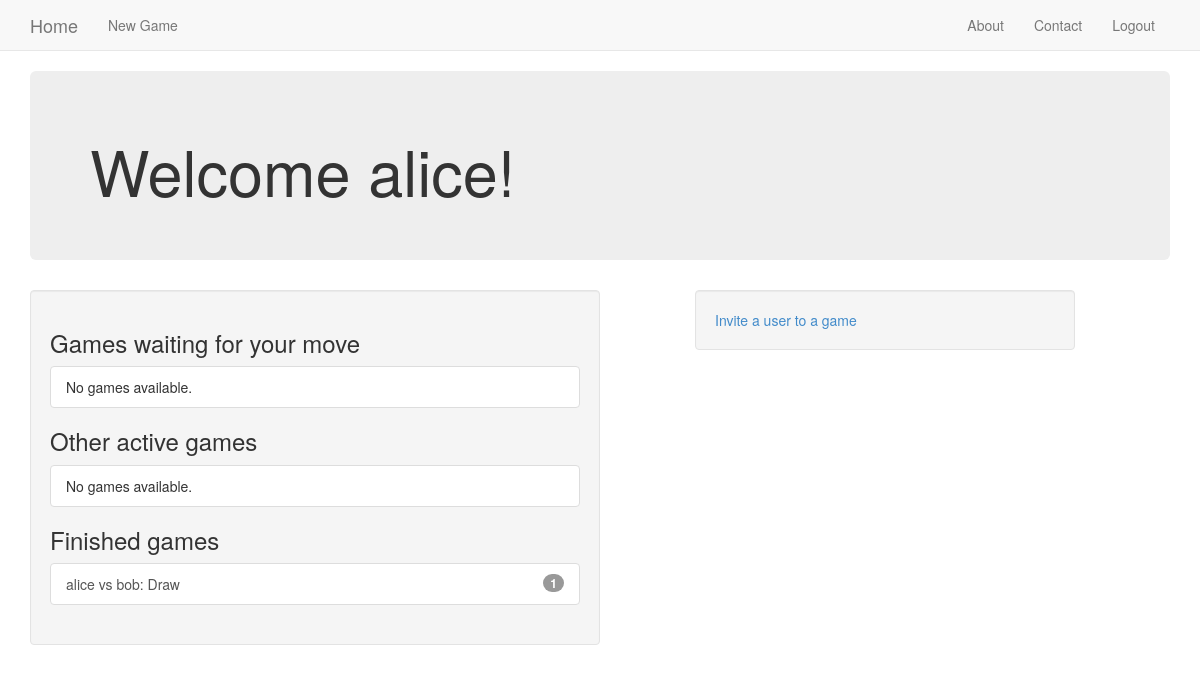
The app's page /user/home (signed in), older data.
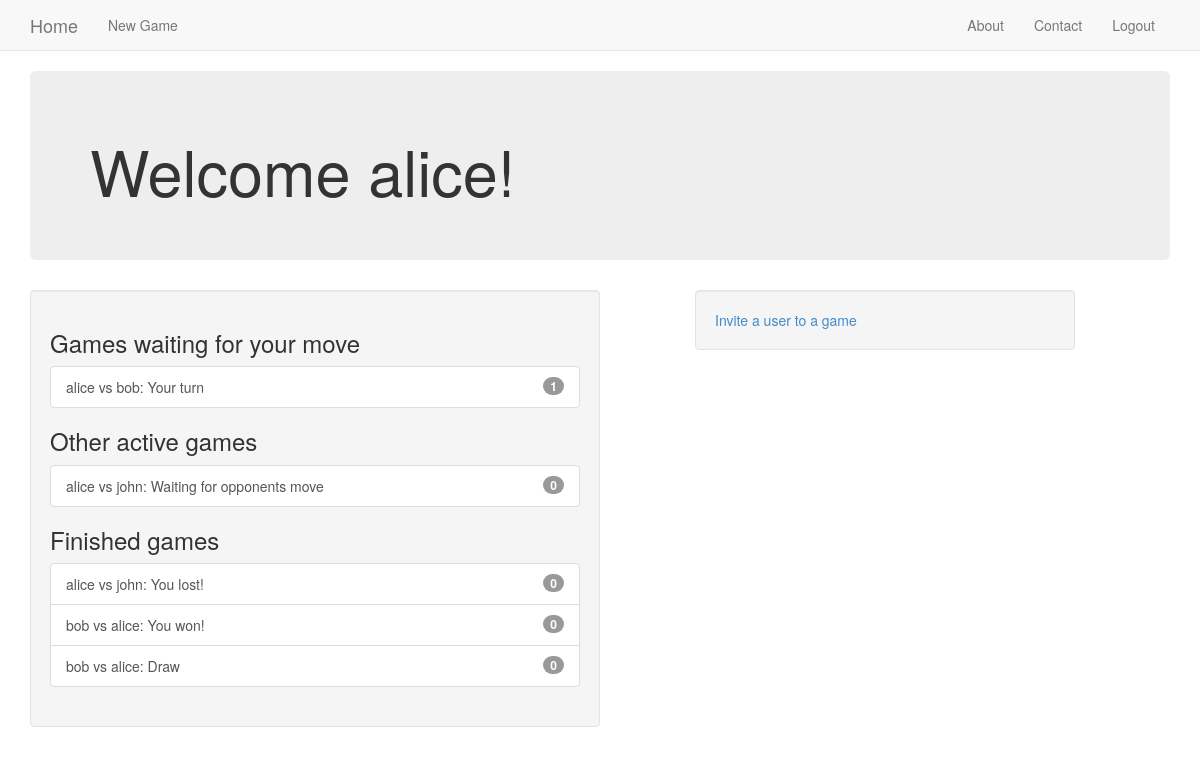
The same page, newer data.
### tictactoe/models.py (models this page shows)
class Game(models.Model):
    first_player = models.ForeignKey(User, related_name='games_first_player')
    second_player = models.ForeignKey(User, related_name='games_second_player')
    next_to_move = models.ForeignKey(User, related_name='games_to_move')
    start_time = models.DateTimeField(auto_now_add=True)
    last_active = models.DateTimeField(auto_now=True)
    status = models.CharField(max_length=1, default='A', choices=STATUS_CHOICES)
    objects = GamesManager()  # sets a new manager for this class.
    def __str__(self):
        return '{} vs {}'.format(self.first_player, self.second_player)

### user/views.py (the view)
@login_required()
def home(request):
    my_games = Game.objects.games_for_user(request.user)
    active_games = my_games.filter(status='A')
    finished_games = my_games.exclude(status='A')
    waiting_games = active_games.filter(next_to_move=request.user)
    other_games = active_games.exclude(next_to_move=request.user)
    invitations = request.user.invitations_received.all()
    context = {'other_games': other_games,
               'waiting_games': waiting_games,
               'finished_games': finished_games,
               'invitations': invitations}
    return render(request, 'user/home.html', context)

### tictactoe/models.py (called while the page is built)
    def games_for_user(self, user):
        return super(GamesManager, self).get_queryset().filter(
            Q(first_player_id=user.id) | Q(second_player_id=user.id)
        )  # this query returns all games where the user is either 1stP or 2ndP

### user/templates/user/home.html (shortened to what this page needs)
{% extends 'base.html' %}
{% block content %}
    <div class="jumbotron">
        <h1>Welcome {{ user.username }}!</h1>
    </div>
    <div class="well col-md-6">
        {% include 'tictactoe/game_list_snippet.html' with header='Games waiting for your move' games_list=waiting_games %}
        {% include 'tictactoe/game_list_snippet.html' with header='Other active games' games_list=other_games %}
        {% include 'tictactoe/game_list_snippet.html' with header='Finished games' games_list=finished_games %}
    </div>
    <div class="well col-sm-4 col-sm-push-1">
        <a href="{% url 'tictactoe:invite' %}">Invite a user to a game</a>
    </div>
{% endblock %}

### templates/base.html (shortened to what this page needs)
{% load staticfiles %}
<!DOCTYPE html>
 <html class="no-js">
    <head>
        {% block styling %}
            <link rel="stylesheet" href="{% static 'bootstrap/css/bootstrap.css' %}">
        {% endblock styling %}
    </head>
    <body>
        <div class="navbar navbar-default navbar-static-top">
            <div class="container">
                <div class="navbar-header">
                    <a class="navbar-brand" href="#">Home</a>
                </div>
                <ul class="nav navbar-nav">
                    <li><a href="{% url 'tictactoe:invite' %}">New Game</a></li>
                </ul>
                <ul class="nav navbar-nav navbar-right">
                    <li><a href="#">About</a></li>
                    <li><a href="#">Contact</a></li>
                    {% if user.is_authenticated %}
                        <li><a href="{% url 'boardgames_logout' %}">Logout</a></li>
                    {% else %}
                        <li><a href="{% url 'boardgames_login' %}">Login</a></li>
                    {% endif %}
                </ul>
            </div>
        </div>
        <div class="container">
            {% block content %}
            {% endblock %}
        </div>
    </body>
</html>

### tictactoe/templates/tictactoe/game_list_snippet.html
<h3 class="panel-header">{{ header }}</h3>
<div class="list-group" >
    {% for game in games_list %}
        <a class="list-group-item" href="#">
            {{ game }}:
            {% if game.status == "A" %}
                {% if game.next_to_move == user %}Your turn{% else %}Waiting for opponents move{% endif %}
            {% elif game.status == "D" %}
                Draw
            {% elif game.status == "F" and user == game.first_player %}
                You won!
            {% elif game.status == "S" and user == game.second_player %}
                You won!
            {% else %}
                You lost!
            {% endif %}
            <span class="badge">{{ game.move_set.count }}</span></a>
    {% empty %}
        <span class="list-group-item">No games available.</span>
    {% endfor %}
</div>

Row changes from the older to the newer data that the page shows:
changed Game "alice vs bob": status "Draw" → "Your turn"
added Game: first_player+second_player "alice vs john", status "Waiting for opponents move", move_set.count "0"
added Game: first_player+second_player "alice vs john", status "You lost!", move_set.count "0"
added Game: first_player+second_player "bob vs alice", status "You won!", move_set.count "0"
added Game: first_player+second_player "bob vs alice", status "Draw", move_set.count "0"
Text that changed along with them:
text no longer shown: "No games available. No games available."
